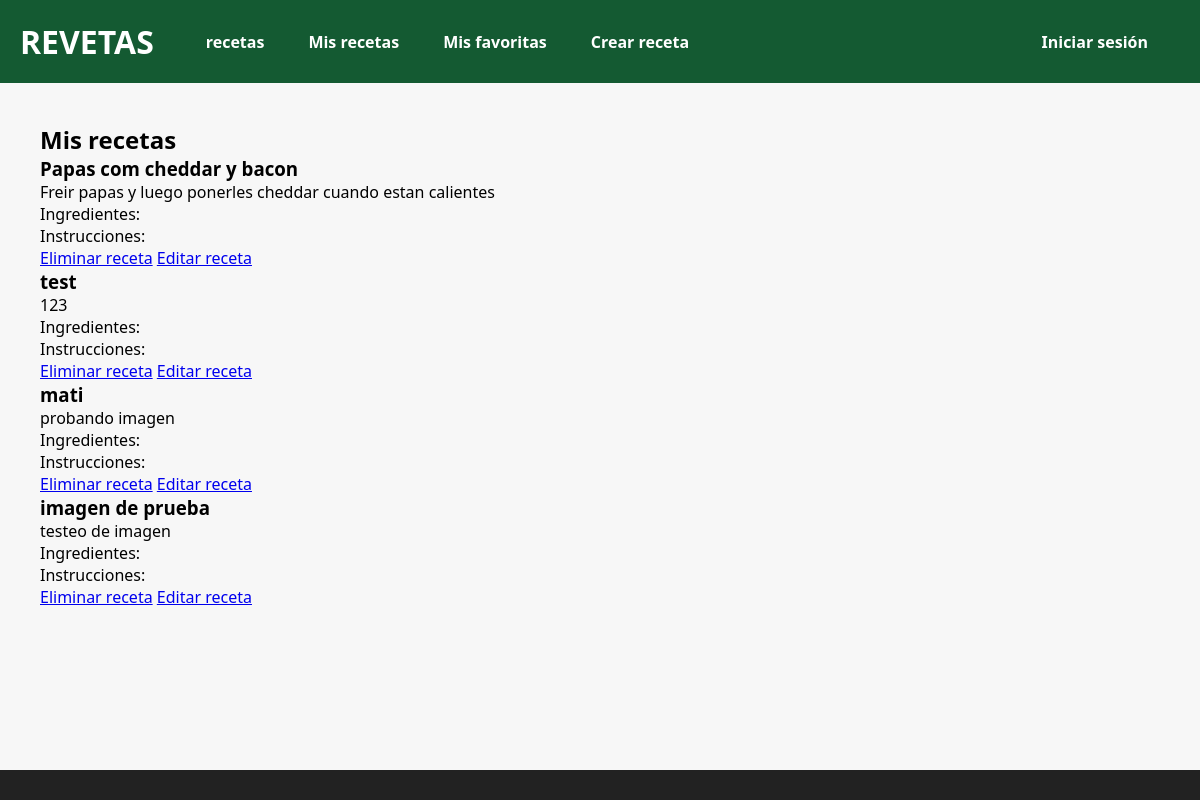
The app's page /mis_recetas/ (signed in), older data.
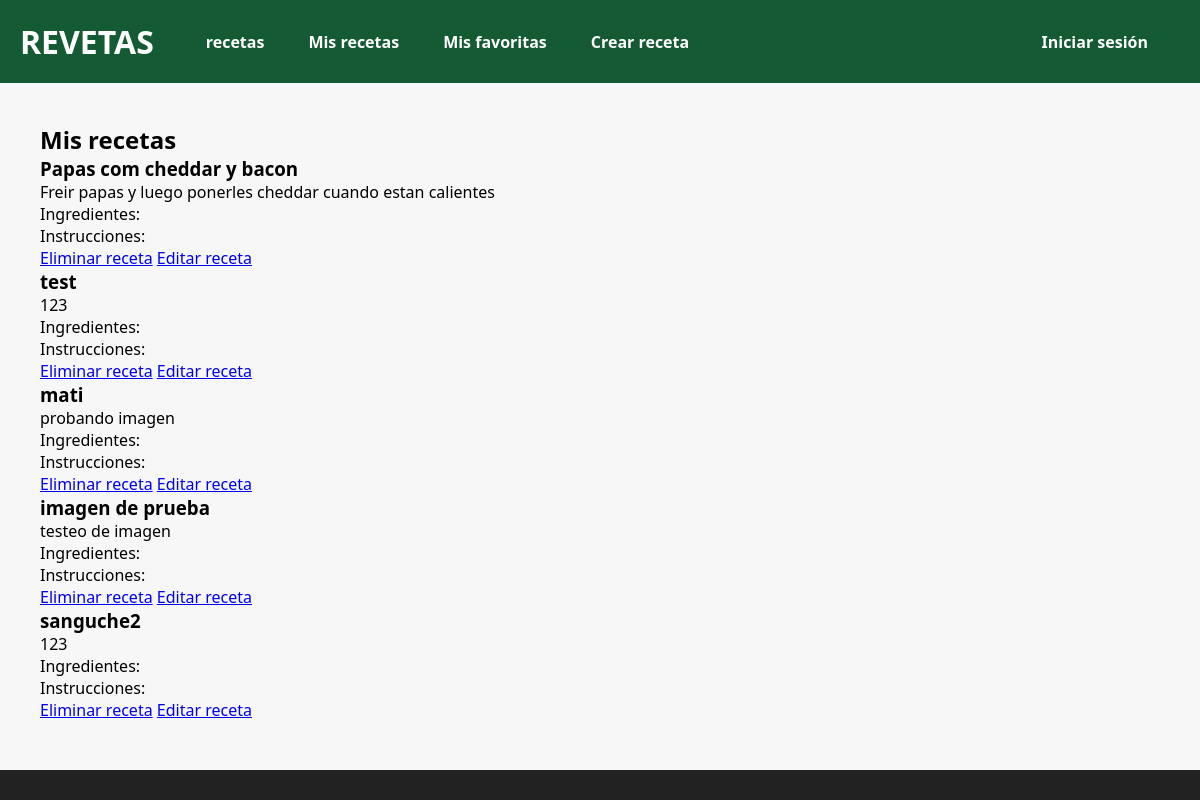
The same page, newer data.
### tasks/models.py (models this page shows, shortened)
class Receta(models.Model):
    title = models.CharField(max_length=255)
    description = models.TextField()
    user = models.ForeignKey(Usuario,on_delete=models.CASCADE)
    coccion = models.IntegerField(default=0)
    cooked = models.BooleanField(default=False)
    favs = models.BooleanField(default=False)
    date = models.DateField(default=timezone.now)
    image = models.ImageField(upload_to="recetas_image/", null=True, blank=True)

### tasks/views.py (the view)
# urls.py: path('mis_recetas/',mis_recetas, name = 'mis_recetas'),
def mis_recetas(request):
    usuario_id = request.session.get('usuario_id')
    if not usuario_id:
        return redirect('/login/')
    usuario = Usuario.objects.get(id=usuario_id)
    recetas = Receta.objects.filter(user=usuario)
    if not recetas:
        return render(request, 'mis_recetas.html', {'recetas': recetas, 'mensaje': 'No tienes recetas creadas'})
    return render(request, 'mis_recetas.html', {'recetas': recetas})

### tasks/templates/mis_recetas.html
{% extends 'main.html' %}
{% block content %}
<h2>Mis recetas</h2>
{% for recetas in recetas %}
    <div>
        <h3>{{ recetas.title }}</h3>
        <p>{{ recetas.description }}</p>
        <p>Ingredientes: {{ recetas.ingredients }}</p>
        <p>Instrucciones: {{ recetas.instructions }}</p>
        <a href="{% url 'eliminar_receta' recetas.id %}">Eliminar receta</a>
        <a href="{% url 'editar_receta' recetas.id %}">Editar receta</a>
    </div>
{% endfor %}
{% endblock %}

### tasks/templates/main.html (shortened to what this page needs)
{% load static %}
<!DOCTYPE html>
<html lang="es">
<head>
    <link rel="stylesheet" href="{% static 'styles/main.css' %}">
</head>
<body>
    <header>
        <div class="nav">
            <h1>REVETAS {{title}}</h1>
            <a href="/recetas/">recetas</a>
            <a href="/mis_recetas/">Mis recetas</a>
            <a href="/favoritas/">Mis favoritas</a>
            <a href="/nueva/">Crear receta</a>
            <div style="margin-left: auto; padding-right: 20px;">
                {% if request.user.is_authenticated %}
                    Usuario: {{ request.user.username }}
                {% elif request.session.username %}
                    Usuario: {{ request.session.username }}
                {% else %}
                    <a href="/login/">Iniciar sesión</a>
                {% endif %}
            </div>
        </div>
    </header>
    <main>
        {% block content %}
        {% endblock %}
    </main>
    <footer>
    </footer>
</body>
</html>

### tasks/static/styles/main.css (style rules this page uses)
* { margin: 0; padding: 0; box-sizing: border-box; }
body { font-family: 'Segoe UI', Tahoma, Geneva, Verdana, sans-serif; background: linear-gradient(to right, #e0f7fa, #fff); min-height: 100vh; display: flex; flex-direction: column; }
header { background-color: #145a32; color: white; padding: 20px; }
.nav { display: flex; align-items: center; gap: 20px; flex-wrap: wrap; }
.nav h1 { font-size: 2rem; margin-right: 20px; }
.nav a { color: white; text-decoration: none; font-weight: bold; padding: 8px 12px; border-radius: 6px; transition: background-color 0.3s; }
main { flex: 1; padding: 40px; background-color: #f7f7f7; }
footer { background-color: #222; color: #aaa; text-align: center; padding: 15px 0; font-size: 0.9rem; }

Row changes from the older to the newer data that the page shows:
added Receta: title "sanguche2", description "123"
